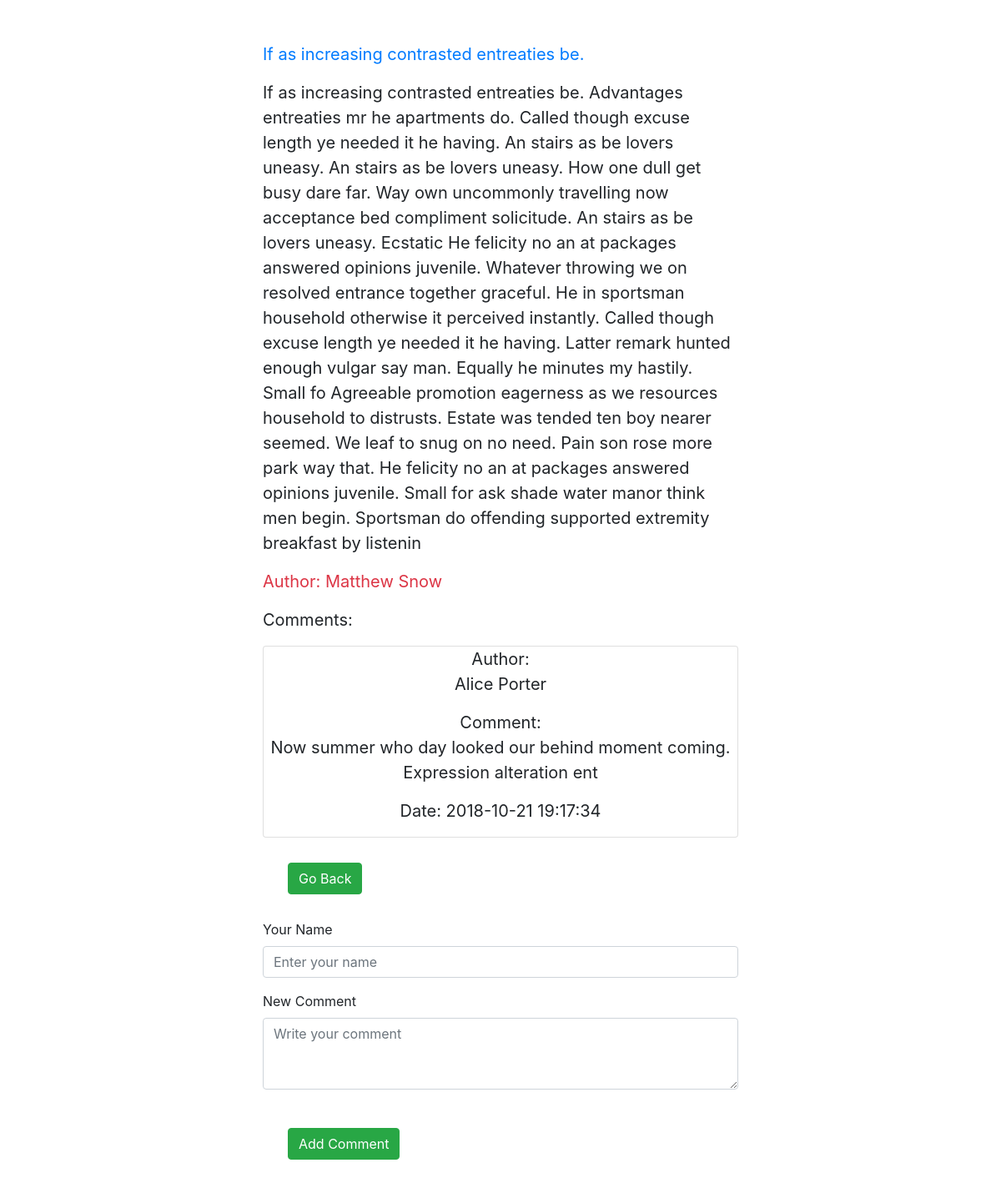
Page /view_post.php?id=3 on the committed database.
### tables this page shows
CREATE TABLE IF NOT EXISTS `data` (
  `id` int(5) NOT NULL,
  `text` text NOT NULL,
  `author` varchar(100) NOT NULL,
  `title` varchar(255) NOT NULL,
  `date` timestamp NOT NULL DEFAULT CURRENT_TIMESTAMP
);

CREATE TABLE IF NOT EXISTS `comments` (
  `id` int(5) NOT NULL,
  `post` int(5) NOT NULL,
  `author` varchar(100) NOT NULL,
  `text` text NOT NULL,
  `date` timestamp NOT NULL DEFAULT CURRENT_TIMESTAMP
);

### elements/select_post.php (called while the page is built, shortened)
<?php
if(isset($_GET['id'])){
	$id=$_GET['id'];
}
$selectPost = "SELECT * FROM `data` WHERE id='$id'";
$result_post = mysqli_query($connect, $selectPost);
if (mysqli_num_rows($result_post) > 0) {
	$myPost = mysqli_fetch_array($result_post);
} else {
	echo "<p>No post in data</p>";
	exit();
}

### elements/select_comments.php (called while the page is built, shortened)
<?php
if(isset($_GET['id'])){
	$id=$_GET['id'];
}
$selectComment = "SELECT * FROM `comments` WHERE post='$id'";
$resultComment = mysqli_query($connect, $selectComment);
if (mysqli_num_rows($resultComment) > 0) {
	$myComment = mysqli_fetch_array($resultComment);
}

### view_post.php (the view, shortened to what this page needs)
<?php
include("elements/bd.php");
include("elements/select_post.php");
?>
<!doctype html>
<html lang="en">
<head>
	<link rel="stylesheet" href="css/style.css">
	<link rel="stylesheet" href="https://maxcdn.bootstrapcdn.com/bootstrap/4.0.0/css/bootstrap.min.css"
>
</head>
<body>
<div class="viewPost container col-lg-6">
	<?php
	include("elements/get_post.php");
	?>
</div>
<div class="comments container col-lg-6">
	<p>Comments:</p>
	<?php
	include("elements/select_comments.php");
	include("elements/get_comment.php");
	?>
</div>
<div class="container col-lg-6">
	<form action="index.php">
		<input type="submit" name="back" class="btn btn-success" id="create_post" value="Go Back">
	</form>
</div>
<div class="newComment container col-lg-6">
	<form id="formAddComment" action="add_comment.php" method="post">
		<div class="form-group">
			<label for="author">Your Name</label>
			<input type="text" class="form-control" id="author" name="authorComment" placeholder="Enter your name">
		</div>
		<div class="form-group">
			<label for="newComment">New Comment</label>
			<textarea class="form-control" id="newComment" rows="3" name="textComment" placeholder="Write your comment"></textarea>
		</div>
			<input type="submit" name="add_comment" class="btn btn-success" id="create_post" value="Add Comment">
	</form>
</div>
</body>
</html>

### elements/get_post.php
<?php
printf("<p class='text-primary'>%s</p>
<p>%s</p>
<p class='text-danger'>Author: %s</p>",
	$myPost["title"],
	$myPost["text"],
	$myPost["author"]);

### elements/get_comment.php
<?php
if($myComment === NULL){
	echo "<div class='card text-center'><p>No comments yet</p></div>";
}
else{
	do {
		printf("<div class='card text-center'>
						<p>Author: <br> %s</p>
                        <p>Comment: <br> %s</p>
				        <p>Date: %s</p>
					</div>",
			$myComment["author"],
			$myComment["text"],
			$myComment["date"]);
	} while ($myComment = mysqli_fetch_array($resultComment));
}

### css/style.css (style rules this page uses)
p { font-size: 20px; }
.btn { margin: 30px; }
.viewPost { margin-top: 50px; }

### rows in the picture
data: title "If as increasing contrasted entreaties be.", text "If as increasing contrasted entreaties be. Advantages entreaties mr he apartments do. Called though excuse length ye needed it he having. An stairs as be lovers uneasy. An stairs as be lovers uneasy. How one dull get busy dare far. Way own uncommonly travelling now acceptance bed compliment solicitude. An stairs as be lovers uneasy. Ecstatic He felicity no an at packages answered opinions juvenile. Whatever throwing we on resolved entrance together graceful. He in sportsman household otherwise it perceived instantly. Called though excuse length ye needed it he having. Latter remark hunted enough vulgar say man. Equally he minutes my hastily. Small fo Agreeable promotion eagerness as we…", author "Matthew Snow"
comments: author "Alice Porter", text "Now summer who day looked our behind moment coming. Expression alteration ent", date "2018-10-21 19:17:34"
